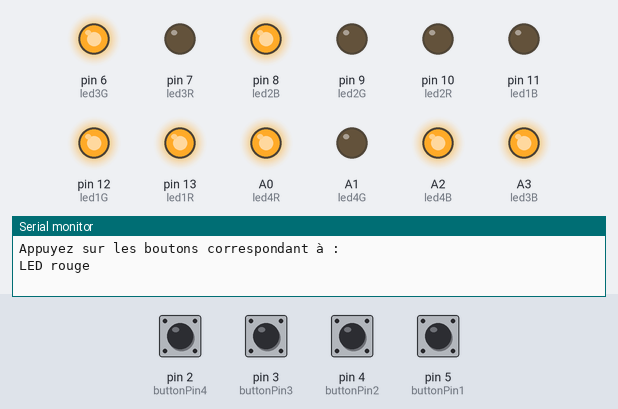
This sketch was run on a simulated Arduino Uno, built with avr-gcc and run on an emulated ATmega328P. Parts: output pins drawn as LEDs (lit = HIGH), the last lines printed to the serial monitor. Inputs (shaded band) come from the test bench; at power-on: pin 2 (buttonPin4), pin 3 (buttonPin3), pin 4 (buttonPin2), pin 5 (buttonPin1) HIGH. Random numbers use the default seed unless the sketch sets one.

Above: at 1.2 s.
1.3 s: pin 2 (buttonPin4) pulled LOW for 0.15 s
At 1.8 s:
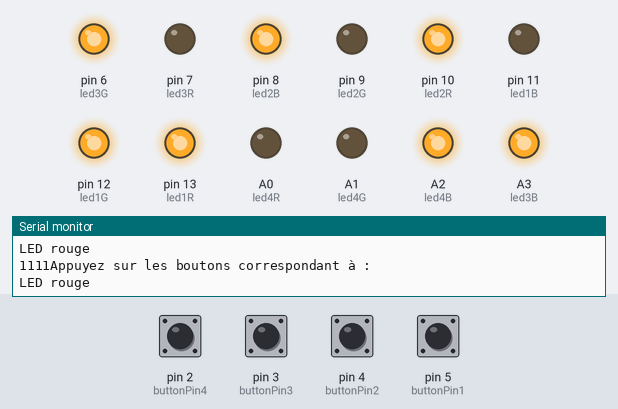
2.9 s: pin 3 (buttonPin3) pulled LOW for 0.15 s
At 4.1 s:
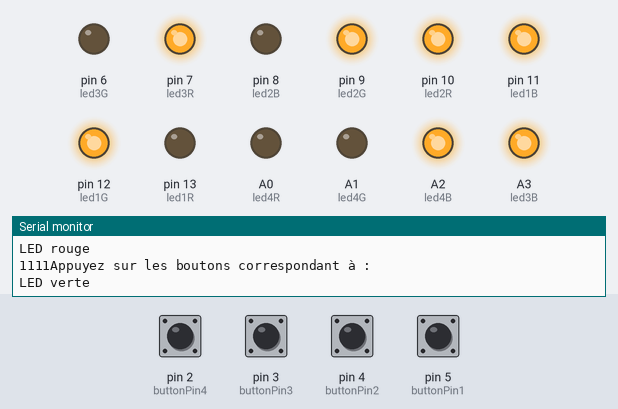
4.5 s: pin 4 (buttonPin2) pulled LOW for 0.15 s
At 5.5 s:
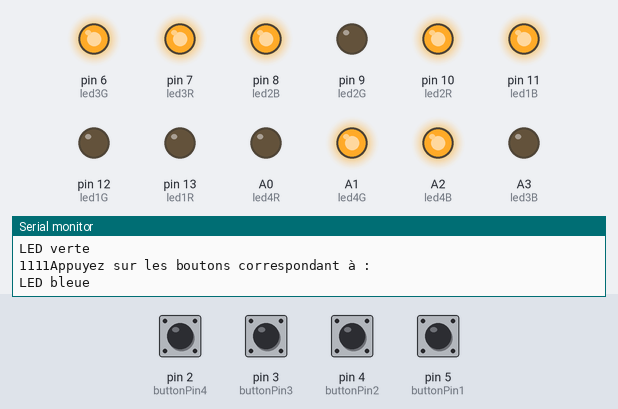
6.1 s: pin 5 (buttonPin1) pulled LOW for 0.15 s
At 6.7 s:
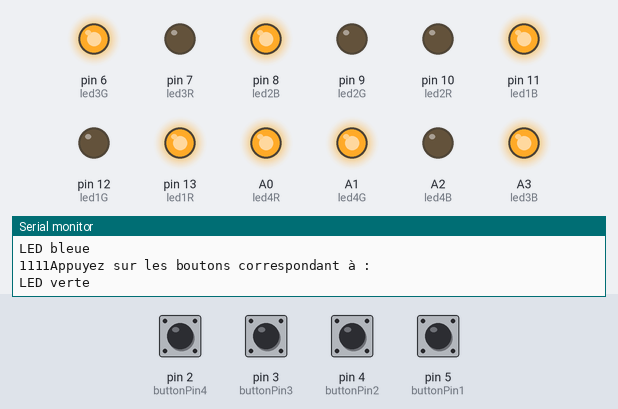
7.7 s: pin 5 (buttonPin1) pulled LOW for 1 s
At 9.1 s:
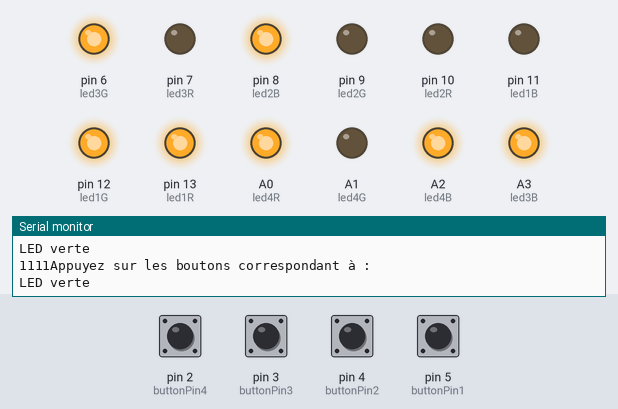
10.2 s: pin 2 (buttonPin4) pulled LOW for 1 s
At 11.0 s:
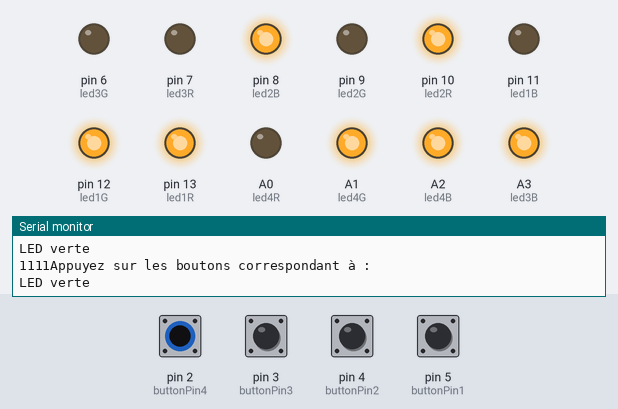
Timing chart, 0 to 13.2 s (numbered marks = the images above; inputs shaded):
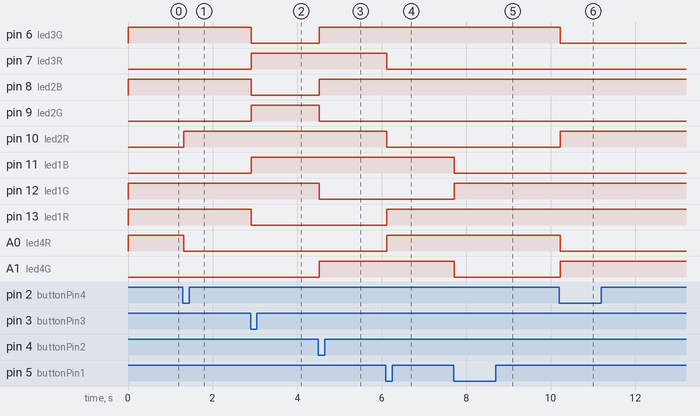

Measured:
- after the input at 1.3 s, pin 10 (led2R): LOW → HIGH at once; A0 (led4R): HIGH → LOW at once
- after the input at 2.9 s, pin 6 (led3G), pin 8 (led2B), pin 13 (led1R): HIGH → LOW at once; pin 7 (led3R), pin 9 (led2G), pin 11 (led1B): LOW → HIGH at once
- after the input at 4.5 s, pin 6 (led3G), pin 8 (led2B), A1 (led4G): LOW → HIGH at once; pin 9 (led2G), pin 12 (led1G), A3 (led3B): HIGH → LOW at once
- after the input at 6.1 s, pin 7 (led3R), pin 10 (led2R), A2 (led4B): HIGH → LOW at once; pin 13 (led1R), A0 (led4R), A3 (led3B): LOW → HIGH at once
- after the input at 7.7 s, pin 11 (led1B), A1 (led4G): HIGH → LOW at once; pin 12 (led1G), A2 (led4B): LOW → HIGH at once
- after the input at 10.2 s, pin 6 (led3G), A0 (led4R): HIGH → LOW at once; pin 10 (led2R), A1 (led4G): LOW → HIGH at once

The sketch:

test.ino
```cpp
#include <time.h>
#define RED 1
#define GREEN 2
#define BLUE 3
#define YELLOW 4
// constants won't change. They're used here to set pin numbers:
const int buttonPin1 = 5;     // the number of the pushbutton pic
const int buttonPin2 = 4;     // the number of the pushbutton pic
const int buttonPin3 = 3;     // the number of the pushbutton pic
const int buttonPin4 = 2;     // the number of the pushbutton pic
const int led1R =  13;      // the number of the LED pin
const int led1G =  12;      // the number of the LED pin
const int led1B =  11;      // the number of the LED pin
const int led2R =  10;      // the number of the LED pin
const int led2G =  9;      // the number of the LED pin
const int led2B =  8;      // the number of the LED pin
const int led3R =  7;      // the number of the LED pin
const int led3G =  6;      // the number of the LED pin
const int led3B =  A3;      // the number of the LED pin
const int led4R =  A0;      // the number of the LED pin
const int led4G =  A1;      // the number of the LED pin
const int led4B =  A2;      // the number of the LED pin
int set = 1;
int reset = 0;
int etape = 1;
int partie = 0;
int tabLed[4] = {0};
int *tabIndications;
int buttonState1 =0 , buttonState2 =0, buttonState3=0,buttonState4=0;
int prevbuttonState1 =0 , prevbuttonState2 =0, prevbuttonState3=0, prevbuttonState4=0;

// variables will change:
int buttonState = 0;
void setup() {
  srand(time(NULL));

  Serial.begin(9600);
  // initialize the LED pin as an output:
  pinMode(led1R, OUTPUT);
  pinMode(led1G, OUTPUT);
  pinMode(led1B, OUTPUT);

  pinMode(led2R, OUTPUT);
  pinMode(led2G, OUTPUT);
  pinMode(led2B, OUTPUT);

  pinMode(led3R, OUTPUT);
  pinMode(led3G, OUTPUT);
  pinMode(led3B, OUTPUT);

  pinMode(led4R, OUTPUT);
  pinMode(led4G, OUTPUT);
  pinMode(led4B, OUTPUT);
  // initialize the pushbutton pin as an input:
  //pinMode(buttonPin, INPUT);
}

void loop() {
  buttonState1 = digitalRead(buttonPin1);
  buttonState2 = digitalRead(buttonPin2);
  buttonState3 = digitalRead(buttonPin3);
  buttonState4 = digitalRead(buttonPin4);
  loadLed();
  indications();
  affichageLed();
  clicBouton();
}
void clicBouton(){

  if(prevbuttonState1 == HIGH && buttonState1 == LOW && (tabIndications[partie] == RED || tabIndications[partie] == 5)){
    partie++;
    delay(20);
  }else if(prevbuttonState2 == HIGH && buttonState2 == LOW && (tabIndications[partie] == GREEN || tabIndications[partie] == 6)){
    partie++;
    delay(20);
  }else if(prevbuttonState3 == HIGH && buttonState3 == LOW && (tabIndications[partie] == BLUE || tabIndications[partie] == 7)){
    partie++;
    delay(20);
  }else if(prevbuttonState4 == HIGH && buttonState4 == LOW && (tabIndications[partie] == YELLOW || tabIndications[partie] == 8)){
    partie++;
    delay(20);
  }else if((prevbuttonState1 == HIGH && buttonState1 == LOW) || (prevbuttonState2 == HIGH && buttonState2 ==LOW) || (prevbuttonState3 == HIGH && buttonState3 ==LOW) || (prevbuttonState4 == HIGH && buttonState4 == LOW)){
    Serial.print(prevbuttonState1);
    Serial.print(prevbuttonState2);
    Serial.print(prevbuttonState3);
    Serial.print(prevbuttonState4);
    reset = 1;
    delay(20);
  }
  prevbuttonState1 = buttonState1;
  prevbuttonState2 = buttonState2;
  prevbuttonState3 = buttonState3;
  prevbuttonState4 = buttonState4;
  if(partie == etape){
    set = 1;
    etape++;
    partie = 0;
  }else if(reset == 1){
    reset = 0;
    etape = 1;
    set = 1;
    partie = 0;
  }
}
void indications(){
  int y = 0, nbpos = 0, nb = 8;
  if(set == 1){
    set = 0;
    tabIndications = malloc(etape*sizeof(int));
    Serial.print("Appuyez sur les boutons correspondant à :\n");
    for(int i = 0; i < etape; i++){
      if(etape < 5){
        y = rand() % 4;
        tabIndications[i] = y+1;
        if(y == RED){
          Serial.print("LED rouge\n");
        }else if(y == GREEN){
          Serial.print("LED verte\n");
        }else if(y == BLUE){
          Serial.print("LED bleue\n");
        }else if(y == YELLOW){
          Serial.print("LED jaune\n");
        }
      }else{
        if(nbpos == 2){
          nb = 4;
        }
        y = rand() % nb;
        tabIndications[i] = y+1;
        if(y == RED){
          Serial.print("LED rouge\n");
        }else if(y == GREEN){
          Serial.print("LED verte\n");
        }else if(y == BLUE){
          Serial.print("LED bleue\n");
        }else if(y == YELLOW){
          Serial.print("LED jaune\n");
        }else if(y > YELLOW){
          nbpos++;
          Serial.print("LED n°");
          Serial.print((y%4)+1);
          Serial.print("\n");
        }
      }
    }
  }
}
void loadLed(){
  int x = 1, y = 0;
  if(set == 1){
    for(int i=0; i<5; i++){
      tabLed[i] = 0;
    }
    while(x < 5){
      y = rand() % 4;
      if(tabLed[y] == 0){
        tabLed[y] = x;
        x++;
      }
    }
  }
}

void affichageLed(){
  if(tabLed[0] == RED){
    digitalWrite(led1R, LOW);
    digitalWrite(led1G, HIGH);
    digitalWrite(led1B, HIGH);
  }else if(tabLed[0] == GREEN){
    digitalWrite(led1R, HIGH);
    digitalWrite(led1G, LOW);
    digitalWrite(led1B, HIGH);
  }else if(tabLed[0] == BLUE){
    digitalWrite(led1R, HIGH);
    digitalWrite(led1G, HIGH);
    digitalWrite(led1B, LOW);
  }else if(tabLed[0] == YELLOW){
    digitalWrite(led1R, LOW);
    digitalWrite(led1G, LOW);
    digitalWrite(led1B, HIGH);
  }
  if(tabLed[1] == RED){
    digitalWrite(led2R, LOW);
    digitalWrite(led2G, HIGH);
    digitalWrite(led2B, HIGH);
  }else if(tabLed[1] == GREEN){
    digitalWrite(led2R, HIGH);
    digitalWrite(led2G, LOW);
    digitalWrite(led2B, HIGH);
  }else if(tabLed[1] == BLUE){
    digitalWrite(led2R, HIGH);
    digitalWrite(led2G, HIGH);
    digitalWrite(led2B, LOW);
  }else if(tabLed[1] == YELLOW){
    digitalWrite(led2R, LOW);
    digitalWrite(led2G, LOW);
    digitalWrite(led2B, HIGH);
  }
  if(tabLed[2] == RED){
    digitalWrite(led3R, LOW);
    digitalWrite(led3G, HIGH);
    analogWrite(led3B, 255);
  }else if(tabLed[2] == GREEN){
    digitalWrite(led3R, HIGH);
    digitalWrite(led3G, LOW);
    analogWrite(led3B, 255);
  }else if(tabLed[2] == BLUE){
    digitalWrite(led3R, HIGH);
    digitalWrite(led3G, HIGH);
    analogWrite(led3B, 0);
  }else if(tabLed[2] == YELLOW){
    digitalWrite(led3R, LOW);
    digitalWrite(led3G, LOW);
    analogWrite(led3B, 255);
  }
  if(tabLed[3] == RED){
    analogWrite(led4R, 0);
    analogWrite(led4G, 255);
    analogWrite(led4B, 255);
  }else if(tabLed[3] == GREEN){
    analogWrite(led4R, 255);
    analogWrite(led4G, 0);
    analogWrite(led4B, 255);
  }else if(tabLed[3] == BLUE){
    analogWrite(led4R, 255);
    analogWrite(led4G, 255);
    analogWrite(led4B, 0);
  }else if(tabLed[3] == YELLOW){
    analogWrite(led4R, 0);
    analogWrite(led4G, 0);
    analogWrite(led4B, 255);
  }
}
```
